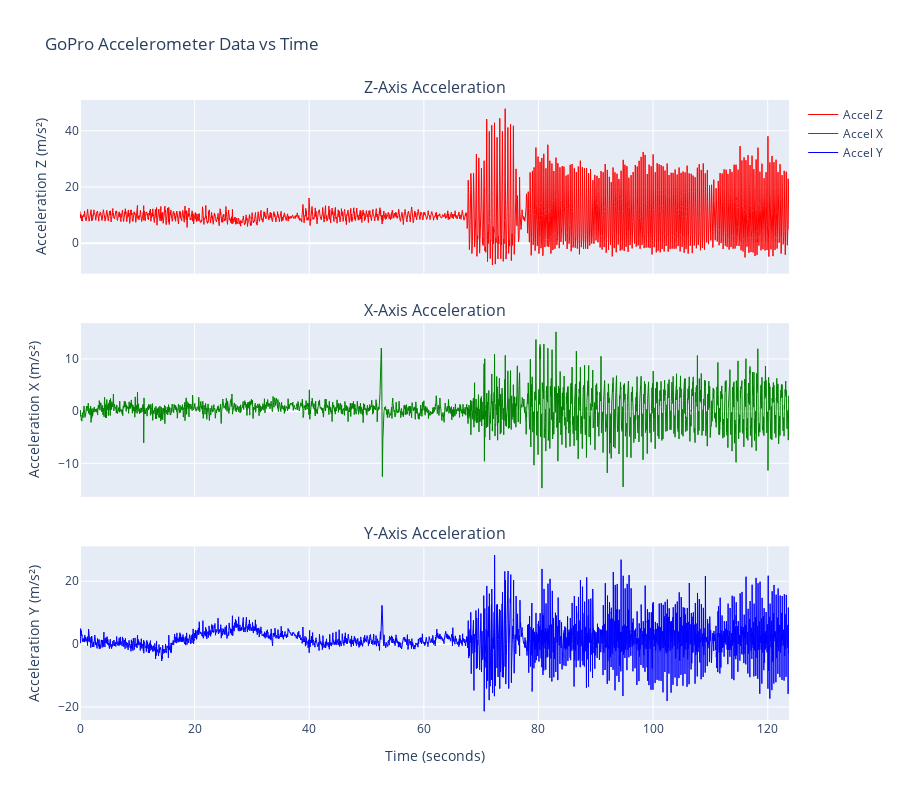

Notebook code cell kept with this figure:
### Code cell
# Create subplot with 3 rows for X, Y, Z acceleration
fig = make_subplots(
    rows=3, cols=1,
    subplot_titles=('Z-Axis Acceleration', 'X-Axis Acceleration', 'Y-Axis Acceleration'),
    vertical_spacing=0.08,
    shared_xaxes=True
)

# Add X-axis acceleration (row 1)
fig.add_trace(
    go.Scatter(x=accl_t, y=accl[:, 0], 
               mode='lines', 
               name='Accel Z',
               line=dict(color='red', width=1)),
    row=1, col=1
)

# Add Y-axis acceleration (row 2)  
fig.add_trace(
    go.Scatter(x=accl_t, y=accl[:, 1], 
               mode='lines', 
               name='Accel X',
               line=dict(color='green', width=1)),
    row=2, col=1
)

# Add Z-axis acceleration (row 3)
fig.add_trace(
    go.Scatter(x=accl_t, y=accl[:, 2], 
               mode='lines', 
               name='Accel Y',
               line=dict(color='blue', width=1)),
    row=3, col=1
)

# Update layout
fig.update_layout(
    height=800,
    title_text="GoPro Accelerometer Data vs Time",
    showlegend=True
)

# Update x-axis labels
fig.update_xaxes(title_text="Time (seconds)", row=3, col=1)

# Update y-axis labels
fig.update_yaxes(title_text="Acceleration Z (m/s²)", row=1, col=1)
fig.update_yaxes(title_text="Acceleration X (m/s²)", row=2, col=1)
fig.update_yaxes(title_text="Acceleration Y (m/s²)", row=3, col=1)

fig.show()

### Figure 1 — Plotly figure (JSON) as saved in the notebook; plotly's stock layout.template omitted (floating-point values rounded to 4 significant figures; data arrays with more than 128 entries replaced by an {"elided": "..."} marker saying what was removed)
{"data": [{"line": {"color": "red", "width": 1}, "mode": "lines", "name": "Accel Z", "type": "scatter", "x": {"elided": "24508 float values"}, "xaxis": "x", "y": {"elided": "24508 float values"}, "yaxis": "y"}, {"line": {"color": "green", "width": 1}, "mode": "lines", "name": "Accel X", "type": "scatter", "x": {"elided": "24508 float values"}, "xaxis": "x2", "y": {"elided": "24508 float values"}, "yaxis": "y2"}, {"line": {"color": "blue", "width": 1}, "mode": "lines", "name": "Accel Y", "type": "scatter", "x": {"elided": "24508 float values"}, "xaxis": "x3", "y": {"elided": "24508 float values"}, "yaxis": "y3"}], "layout": {"annotations": [{"font": {"size": 16}, "showarrow": false, "text": "Z-Axis Acceleration", "x": 0.5, "xanchor": "center", "xref": "paper", "y": 1, "yanchor": "bottom", "yref": "paper"}, {"font": {"size": 16}, "showarrow": false, "text": "X-Axis Acceleration", "x": 0.5, "xanchor": "center", "xref": "paper", "y": 0.64, "yanchor": "bottom", "yref": "paper"}, {"font": {"size": 16}, "showarrow": false, "text": "Y-Axis Acceleration", "x": 0.5, "xanchor": "center", "xref": "paper", "y": 0.28, "yanchor": "bottom", "yref": "paper"}], "height": 800, "showlegend": true, "title": {"text": "GoPro Accelerometer Data vs Time"}, "xaxis": {"anchor": "y", "domain": [0, 1], "matches": "x3", "showticklabels": false}, "xaxis2": {"anchor": "y2", "domain": [0, 1], "matches": "x3", "showticklabels": false}, "xaxis3": {"anchor": "y3", "domain": [0, 1], "title": {"text": "Time (seconds)"}}, "yaxis": {"anchor": "x", "domain": [0.72, 1], "title": {"text": "Acceleration Z (m/s²)"}}, "yaxis2": {"anchor": "x2", "domain": [0.36, 0.64], "title": {"text": "Acceleration X (m/s²)"}}, "yaxis3": {"anchor": "x3", "domain": [0, 0.28], "title": {"text": "Acceleration Y (m/s²)"}}}}
